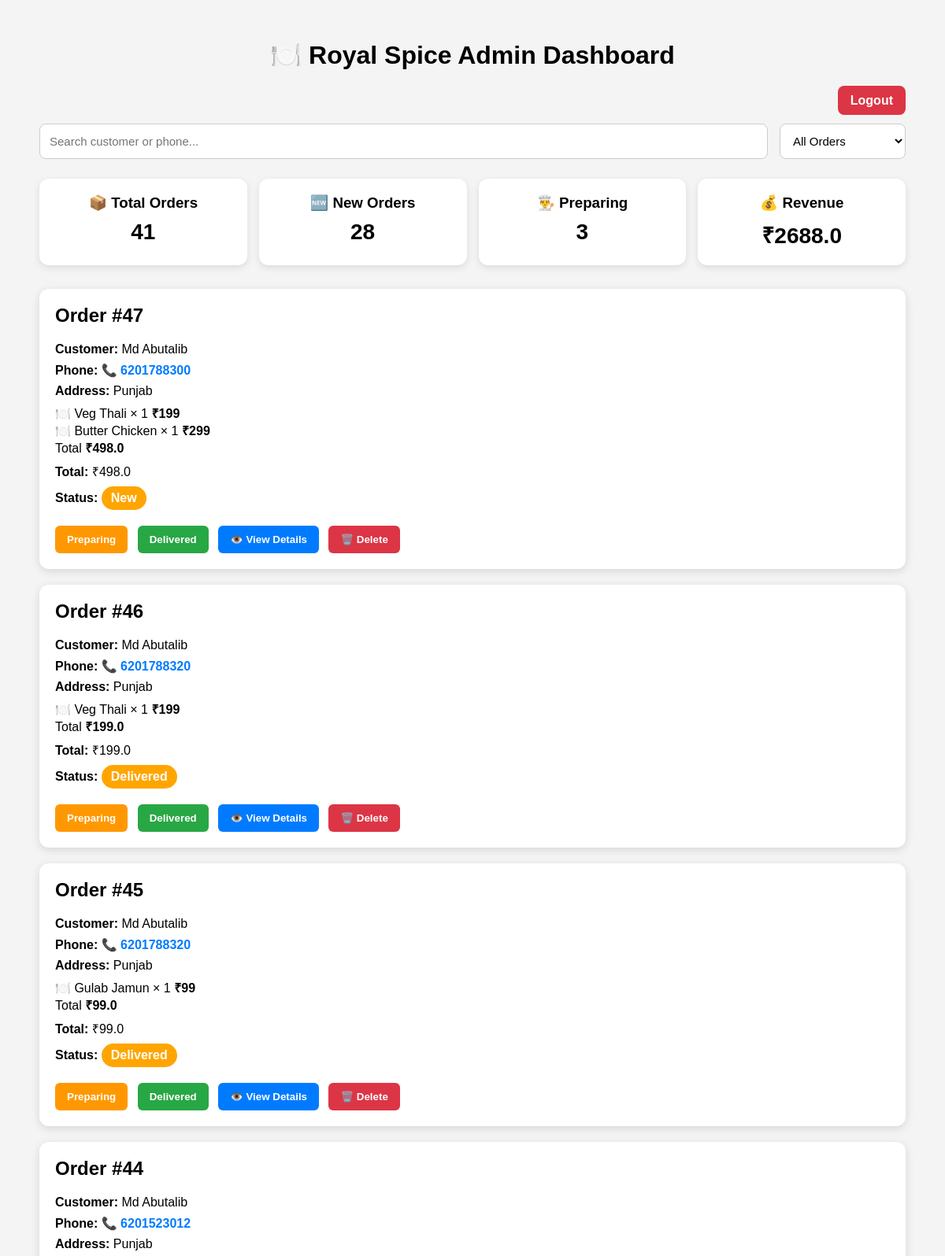
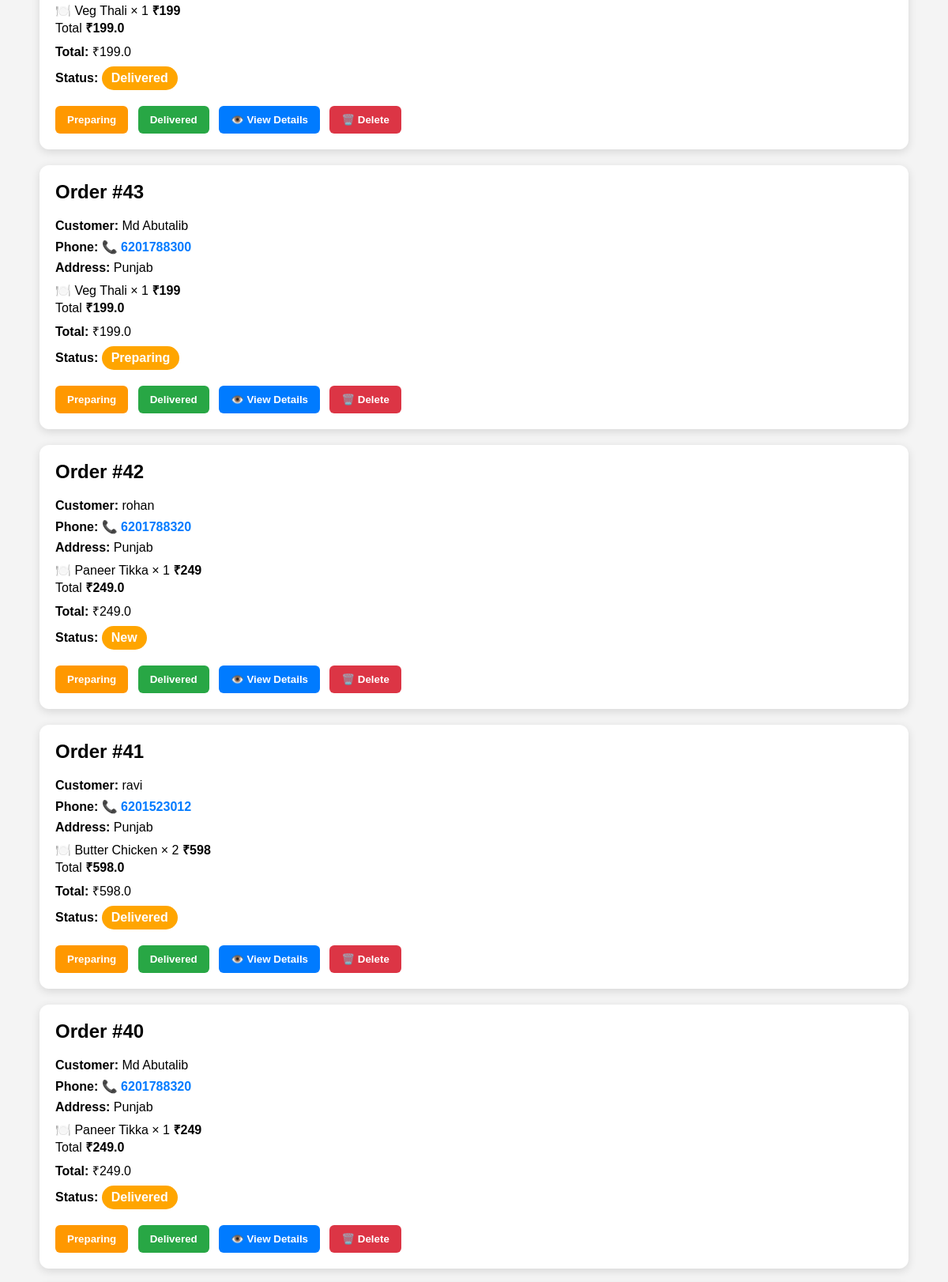
/admin (signed in, upper part), run on the app's committed database (2 pictures, top to bottom).
### tables this page shows
CREATE TABLE orders (
            id INTEGER PRIMARY KEY AUTOINCREMENT,
            customer_name TEXT NOT NULL,
            phone TEXT NOT NULL,
            address TEXT NOT NULL,
            items TEXT NOT NULL,
            total REAL NOT NULL,
            status TEXT DEFAULT 'New'
        , payment_status TEXT DEFAULT 'Pending');

### app.py (the view)
@app.route("/admin")
def admin():
    if not session.get("admin_logged_in"):
        return redirect(url_for("login"))
    conn = get_db()
    orders = conn.execute("""
        SELECT * FROM orders
        ORDER BY id DESC
    """).fetchall()
    orders = [
    {
        **dict(order),
        "items_list": parse_items(order["items"])
    }
    for order in orders
]
    total_orders = conn.execute("""
        SELECT COUNT(*) FROM orders
    """).fetchone()[0]
    new_orders = conn.execute("""
        SELECT COUNT(*) FROM orders
        WHERE status = 'New'
    """).fetchone()[0]
    preparing_orders = conn.execute("""
        SELECT COUNT(*) FROM orders
        WHERE status = 'Preparing'
    """).fetchone()[0]
    total_revenue = conn.execute("""
        SELECT COALESCE(SUM(total), 0)
        FROM orders
        WHERE status = 'Delivered'
    """).fetchone()[0]
    conn.close()
    return render_template(
        "admin.html",
        orders=orders,
        total_orders=total_orders,
        new_orders=new_orders,
        preparing_orders=preparing_orders,
        total_revenue=total_revenue
    )

### app.py (called while the page is built)
def get_db():
    conn = sqlite3.connect("restaurant.db")
    conn.row_factory = sqlite3.Row
    return conn

def parse_items(value):
    try:
        return json.loads(value)
    except (json.JSONDecodeError, TypeError):
        try:
            return ast.literal_eval(value)
        except (ValueError, SyntaxError):
            return []

### templates/admin.html (shortened to what this page needs)
<!DOCTYPE html>
<html lang="en">
<head>
</head>
<body>
<div class="dashboard">
    <h1>🍽️ Royal Spice Admin Dashboard</h1>
    <div style="text-align: right; margin-bottom: 20px;">
    <a href="/logout"
       style="
       background: #dc3545;
       color: white;
       padding: 10px 16px;
       border-radius: 8px;
       text-decoration: none;
       font-weight: bold;
       ">
        Logout
    </a>
</div>
    <div class="filters">
        <input
            type="text"
            id="searchInput"
            placeholder="Search customer or phone..."
            onkeyup="filterOrders()"
        >
        <select
            id="statusFilter"
            onchange="filterOrders()"
        >
            <option value="All">All Orders</option>
        </select>
    </div>
    <div class="stats">
        <div class="stat-card">
            <h3>📦 Total Orders</h3>
            <p>{{ total_orders }}</p>
        </div>
        <div class="stat-card">
            <h3>🆕 New Orders</h3>
            <p>{{ new_orders }}</p>
        </div>
        <div class="stat-card">
            <h3>👨‍🍳 Preparing</h3>
            <p>{{ preparing_orders }}</p>
        </div>
        <div class="stat-card">
            <h3>💰 Revenue</h3>
            <p>₹{{ total_revenue }}</p>
        </div>
    </div>
    <div id="orders">
        {% if orders %}
            {% for order in orders %}
            <div
                class="order-card"
                data-customer="{{ order.customer_name }}"
                data-phone="{{ order.phone }}"
                data-status="{{ order.status }}"
            >
                <h2>
                    Order #{{ order.id }}
                </h2>
                <p>
                    <strong>Customer:</strong>
                    {{ order.customer_name }}
                </p>
                <p>
                    <strong>Phone:</strong>
                   <a href="tel:{{ order.phone }}" class="phone-link">
        📞 {{ order.phone }}
    </a>
                </p>
                <p>
                    <strong>Address:</strong>
                    {{ order.address }}
                </p>
             <div class="order-items">
    {% for item in order.items_list %}
    <div class="item-row">
        <span>
            🍽️ {{ item.dish }} × {{ item.quantity }}
        </span>
        <strong>
            ₹{{ item.price * item.quantity }}
        </strong>
    </div>
    {% endfor %}
</div>
<div class="order-total">
    <span>Total</span>
    <strong>₹{{ order.total }}</strong>
</div>
                <p>
                    <strong>Total:</strong>
                    ₹{{ order.total }}
                </p>
                <p>
                    <strong>Status:</strong>
                    <span
                        class="status"
                        id="status-{{ order.id }}"
                    >
                        {{ order.status }}
                    </span>
                </p>
                <div class="buttons">
    <button
        class="preparing"
        onclick="updateStatus('{{ order.id }}', 'Preparing')"
    >
        Preparing
    </button>
    <button
        class="delivered"
        onclick="updateStatus('{{ order.id }}', 'Delivered')"
    >
        Delivered
    </button>
     <button
    class="details-btn"
    onclick="viewOrderDetails('{{ order.id }}')"
>
    👁️ View Details
</button>
    <button
        class="delete-btn"
        onclick="deleteOrder('{{ order.id }}')"
    >
        🗑️ Delete
    </button>
</div>
            </div>
            {% endfor %}
        {% else %}
            <div class="empty">
                <h2>
                    No orders yet 📭
                </h2>
            </div>
        {% endif %}
    </div>
</div>
</body>
</html>

### templates/admin.html (style rules this page uses)
* { box-sizing: border-box; }
body { font-family: Arial, sans-serif; background: #f4f4f4; margin: 0; padding: 30px; }
.dashboard { max-width: 1100px; margin: auto; }
h1 { text-align: center; margin-bottom: 30px; }
.filters { display: flex; gap: 15px; margin-bottom: 25px; }
.filters input, .filters select { padding: 12px; border: 1px solid #ccc; border-radius: 8px; font-size: 15px; background: white; }
.filters input { flex: 1; }
.filters select { min-width: 160px; }
.stats { display: grid; grid-template-columns: repeat(4, 1fr); gap: 15px; margin-bottom: 30px; }
.stat-card { background: white; padding: 20px; border-radius: 12px; text-align: center; box-shadow: 0 3px 10px rgba(0,0,0,0.1); }
.stat-card h3 { margin: 0 0 10px; }
.stat-card p { font-size: 28px; font-weight: bold; margin: 0; }
#orders { width: 100%; }
.order-card { background: white; padding: 20px; margin-bottom: 20px; border-radius: 12px; box-shadow: 0 3px 12px rgba(0,0,0,0.12); }
.order-card h2 { margin-top: 0; }
.order-card p { margin: 8px 0; }
.status { display: inline-block; padding: 6px 12px; border-radius: 20px; background: orange; color: white; font-weight: bold; }
.buttons { margin-top: 20px; }
button { padding: 10px 15px; margin-right: 8px; border: none; border-radius: 6px; cursor: pointer; font-weight: bold; }
.preparing { background: #ff9800; color: white; }
.delivered { background: #28a745; color: white; }
.delete-btn { background: #dc3545; color: white; }
.phone-link { color: #007bff; text-decoration: none; font-weight: bold; }
.details-btn { background: #007bff; color: white; }

### data on the page
orders: id "47", customer_name "Md Abutalib", phone "6201788300", address "Punjab", dish "Veg Thali" "Butter Chicken", quantity "1" "1", price "199" "299", total "498.0", status "New"
orders: id "46", customer_name "Md Abutalib", phone "6201788320", address "Punjab", dish "Veg Thali", quantity "1", price "199", total "199.0", status "Delivered"
orders: id "45", customer_name "Md Abutalib", phone "6201788320", address "Punjab", dish "Gulab Jamun", quantity "1", price "99", total "99.0", status "Delivered"
orders: id "44", customer_name "Md Abutalib", phone "6201523012", address "Punjab", dish "Veg Thali", quantity "1", price "199", total "199.0", status "Delivered"
orders: id "43", customer_name "Md Abutalib", phone "6201788300", address "Punjab", dish "Veg Thali", quantity "1", price "199", total "199.0", status "Preparing"
orders: id "42", customer_name "rohan", phone "6201788320", address "Punjab", dish "Paneer Tikka", quantity "1", price "249", total "249.0", status "New"
orders: id "41", customer_name "ravi", phone "6201523012", address "Punjab", dish "Butter Chicken", quantity "2", price "598", total "598.0", status "Delivered"
orders: id "40", customer_name "Md Abutalib", phone "6201788320", address "Punjab", dish "Paneer Tikka", quantity "1", price "249", total "249.0", status "Delivered"

### other printed values
{{ total_orders }} "41"
{{ new_orders }} "28"
{{ preparing_orders }} "3"
{{ total_revenue }} "2688.0"
